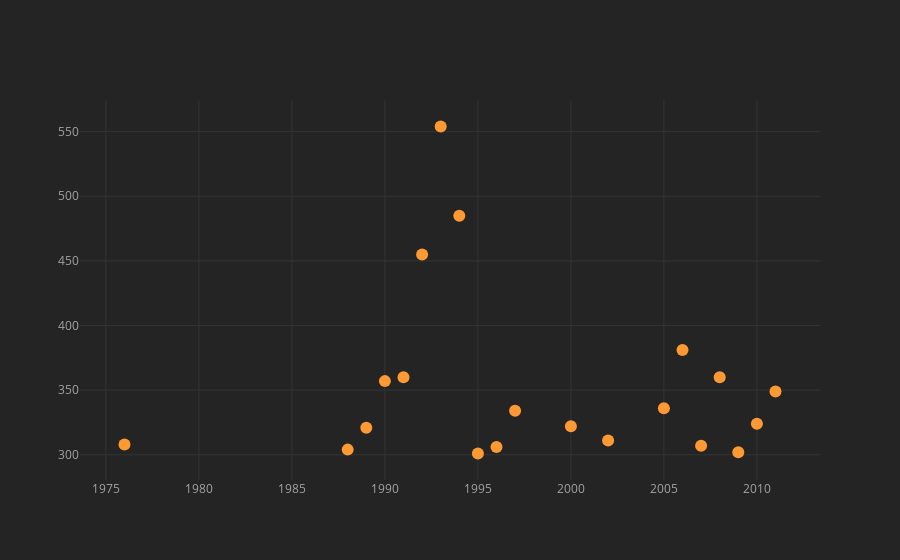

This figure's notebook cell:
### Code cell
#first 15 characters based on year using scatter plot
df["Year"].value_counts().head(20).iplot(kind = 'scatter' , mode = 'markers')

### Figure 1 — Plotly figure (JSON) as saved in the notebook; plotly's stock layout.template omitted (floating-point values rounded to 4 significant figures)
{"data": [{"line": {"color": "rgba(255, 153, 51, 1.0)", "dash": "solid", "shape": "linear", "width": 1.3}, "marker": {"size": 12, "symbol": "circle"}, "mode": "markers", "name": "Year", "text": "", "type": "scatter", "x": [1993, 1994, 1992, 2006, 1991, 2008, 1990, 2011, 2005, 1997, 2010, 2000, 1989, 2002, 1976, 2007, 1996, 1988, 2009, 1995], "y": [554, 485, 455, 381, 360, 360, 357, 349, 336, 334, 324, 322, 321, 311, 308, 307, 306, 304, 302, 301]}], "layout": {"legend": {"bgcolor": "#242424", "font": {"color": "#F4F4F4"}}, "paper_bgcolor": "#242424", "plot_bgcolor": "#242424", "title": {"font": {"color": "#F4F4F4"}}, "xaxis": {"gridcolor": "#343434", "showgrid": true, "tickfont": {"color": "#A4A4A4"}, "title": {"font": {"color": "#A4A4A4"}, "text": ""}, "zerolinecolor": "#444444"}, "yaxis": {"gridcolor": "#343434", "showgrid": true, "tickfont": {"color": "#A4A4A4"}, "title": {"font": {"color": "#A4A4A4"}, "text": ""}, "zerolinecolor": "#444444"}}}
